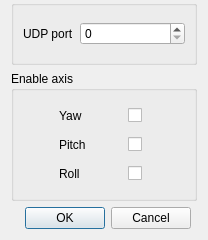
<?xml version="1.0" encoding="UTF-8"?>
<ui version="4.0">
 <class>UI_freepie_udp_dialog</class>
 <widget class="QWidget" name="UI_freepie_udp_dialog">
  <property name="windowModality">
   <enum>Qt::NonModal</enum>
  </property>
  <property name="geometry">
   <rect>
    <x>0</x>
    <y>0</y>
    <width>208</width>
    <height>240</height>
   </rect>
  </property>
  <property name="windowTitle">
   <string>UDP tracker settings</string>
  </property>
  <property name="windowIcon">
   <iconset>
    <normaloff>../facetracknoir/images/facetracknoir.png</normaloff>../facetracknoir/images/facetracknoir.png</iconset>
  </property>
  <property name="layoutDirection">
   <enum>Qt::LeftToRight</enum>
  </property>
  <property name="autoFillBackground">
   <bool>false</bool>
  </property>
  <layout class="QGridLayout" name="gridLayout_3">
   <property name="topMargin">
    <number>0</number>
   </property>
   <item row="0" column="0" colspan="3">
    <widget class="QGroupBox" name="groupbox_port">
     <layout class="QGridLayout" name="gridLayout">
      <item row="0" column="1">
       <widget class="QSpinBox" name="port">
        <property name="minimum">
         <number>0</number>
        </property>
        <property name="maximum">
         <number>65535</number>
        </property>
       </widget>
      </item>
      <item row="0" column="0">
       <widget class="QLabel" name="label_5">
        <property name="sizePolicy">
         <sizepolicy hsizetype="Maximum" vsizetype="Preferred">
          <horstretch>0</horstretch>
          <verstretch>0</verstretch>
         </sizepolicy>
        </property>
        <property name="text">
         <string>UDP port</string>
        </property>
       </widget>
      </item>
     </layout>
    </widget>
   </item>
   <item row="1" column="0" rowspan="2" colspan="3">
    <widget class="QGroupBox" name="groupBox_3">
     <property name="minimumSize">
      <size>
       <width>0</width>
       <height>85</height>
      </size>
     </property>
     <property name="title">
      <string>Enable axis</string>
     </property>
     <layout class="QGridLayout" name="gridLayout_2">
      <item row="2" column="0">
       <widget class="QLabel" name="label_6">
        <property name="sizePolicy">
         <sizepolicy hsizetype="Maximum" vsizetype="Preferred">
          <horstretch>0</horstretch>
          <verstretch>0</verstretch>
         </sizepolicy>
        </property>
        <property name="text">
         <string>Roll</string>
        </property>
       </widget>
      </item>
      <item row="1" column="1">
       <widget class="QCheckBox" name="chkEnablePitch">
        <property name="maximumSize">
         <size>
          <width>20</width>
          <height>16777215</height>
         </size>
        </property>
        <property name="layoutDirection">
         <enum>Qt::LeftToRight</enum>
        </property>
        <property name="text">
         <string/>
        </property>
       </widget>
      </item>
      <item row="0" column="0">
       <widget class="QLabel" name="label_11">
        <property name="sizePolicy">
         <sizepolicy hsizetype="Maximum" vsizetype="Preferred">
          <horstretch>0</horstretch>
          <verstretch>0</verstretch>
         </sizepolicy>
        </property>
        <property name="text">
         <string>Yaw</string>
        </property>
       </widget>
      </item>
      <item row="1" column="0">
       <widget class="QLabel" name="label_9">
        <property name="sizePolicy">
         <sizepolicy hsizetype="Maximum" vsizetype="Preferred">
          <horstretch>0</horstretch>
          <verstretch>0</verstretch>
         </sizepolicy>
        </property>
        <property name="text">
         <string>Pitch</string>
        </property>
       </widget>
      </item>
      <item row="0" column="1">
       <widget class="QCheckBox" name="chkEnableYaw">
        <property name="maximumSize">
         <size>
          <width>20</width>
          <height>16777215</height>
         </size>
        </property>
        <property name="layoutDirection">
         <enum>Qt::LeftToRight</enum>
        </property>
        <property name="text">
         <string/>
        </property>
       </widget>
      </item>
      <item row="2" column="1">
       <widget class="QCheckBox" name="chkEnableRoll">
        <property name="maximumSize">
         <size>
          <width>20</width>
          <height>16777215</height>
         </size>
        </property>
        <property name="layoutDirection">
         <enum>Qt::LeftToRight</enum>
        </property>
        <property name="styleSheet">
         <string notr="true"/>
        </property>
        <property name="text">
         <string/>
        </property>
       </widget>
      </item>
     </layout>
    </widget>
   </item>
   <item row="3" column="1">
    <widget class="QDialogButtonBox" name="buttonBox">
     <property name="standardButtons">
      <set>QDialogButtonBox::Cancel|QDialogButtonBox::Ok</set>
     </property>
    </widget>
   </item>
  </layout>
 </widget>
 <tabstops>
  <tabstop>port</tabstop>
 </tabstops>
 <resources/>
 <connections/>
 <slots>
  <slot>startEngineClicked()</slot>
  <slot>stopEngineClicked()</slot>
  <slot>cameraSettingsClicked()</slot>
 </slots>
</ui>
